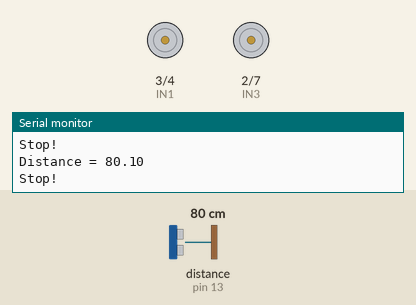
Simulated run of this sketch. Board: Arduino Uno, built with avr-gcc and run on an emulated ATmega328P. Parts: motor-driver pin pairs drawn as motors (green arrow = first pin HIGH = forward, orange = second pin HIGH = backward, longer = more drive, scaled by the enable pin), the last lines printed to the serial monitor. Wiring (inferred from the names in the program): ultrasonic range finder: trigger pin 12; echo pin 13. Inputs (shaded band) come from the test bench; at power-on: distance to the obstacle (sensor on pin 13) 80 cm. The echo pulse lasts 58.3 µs per cm.

Above: at 1.2 s.
1.3 s: distance to the obstacle (sensor on pin 13) set to 28 cm
4.3 s: distance to the obstacle (sensor on pin 13) set to 22 cm
At 5.3 s:
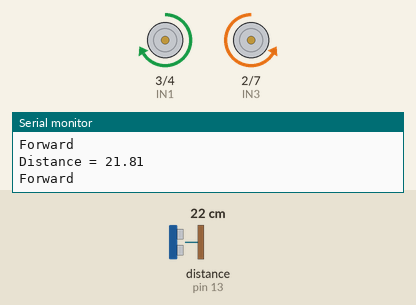
5.8 s: distance to the obstacle (sensor on pin 13) set to 12 cm
7.3 s: distance to the obstacle (sensor on pin 13) set to 9 cm
At 7.7 s:
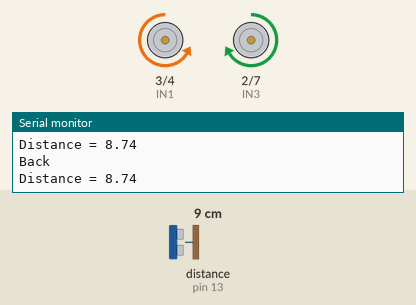
8.8 s: distance to the obstacle (sensor on pin 13) set to 7 cm
11.8 s: distance to the obstacle (sensor on pin 13) set to 4 cm
At 12.2 s:
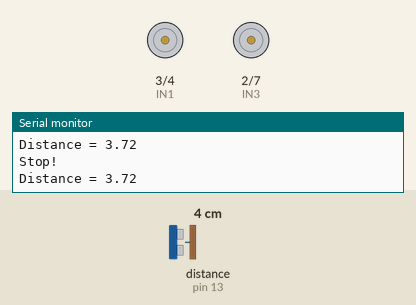
Timing chart, 0 to 14.3 s (numbered marks = the images above; inputs shaded):
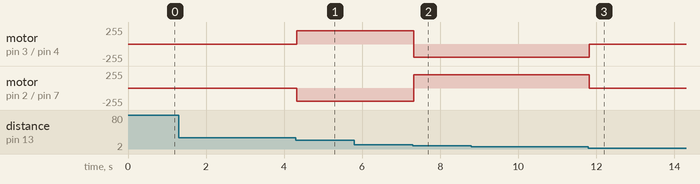

Measured:
- the behaviour switches between 26 and 25 cm on distance to the obstacle (sensor on pin 13) (found by bisection; images 0 and 1)
- the behaviour switches between 11 and 10 cm on distance to the obstacle (sensor on pin 13) (found by bisection; images 1 and 2)
- the behaviour switches between 6 and 5 cm on distance to the obstacle (sensor on pin 13) (found by bisection; images 2 and 3)
- after the input at 4.3 s, motor on pin 3 (IN1) / pin 4 (IN2): stopped → forward 200/255 at once; motor on pin 2 (IN3) / pin 7 (IN4): stopped → backward 200/255 at once
- after the input at 7.3 s, motor on pin 3 (IN1) / pin 4 (IN2): forward 200/255 → backward 200/255 at once; motor on pin 2 (IN3) / pin 7 (IN4): backward 200/255 → forward 200/255 at once
- after the input at 11.8 s, motor on pin 3 (IN1) / pin 4 (IN2): backward 200/255 → stopped at once; motor on pin 2 (IN3) / pin 7 (IN4): forward 200/255 → stopped at once

The sketch:

2_follow.ino
```cpp
/*************************************
 *     TIME:2022.06.25
 *     Development Team: Zhiyi Technology Co., Ltd.
 *
 *  **************************************/
// #include <AFMotor.h>
#define Trig 12 //Pin Tring connects to D12
#define Echo 13 //Pin Echo connects to D13
float distance;//Distance variable
float cm;

int ENA = 5;
int IN1 = 3;
int IN2 = 4;

int ENB = 6;
int IN3 = 2;
int IN4 = 7;
#define carSpeed 200

void setup()
{
    //Set the pin mode
    pinMode(ENA, OUTPUT);
    pinMode(IN1, OUTPUT);
    pinMode(IN2, OUTPUT);

    pinMode(ENB, OUTPUT);
    pinMode(IN3, OUTPUT);
    pinMode(IN4, OUTPUT);

    pinMode(Trig, OUTPUT);
    pinMode(Echo, INPUT);
    Serial.begin(9600);
}

void loop()
{
    cm = GetDistance();
    if(cm > 10 && cm <25){
        forward();
    }
    else if(cm >25 || cm <5){
        stop();
    }
    else  if(cm <= 10){
        back();
    }
}

/*
Function: obtain ultrasonic sensor ranging data
Parameters: Trig, Echo
Trig -------> pin D12
Echo -------> pin D13
*/
float GetDistance()
{
  // Send a low short pulse to Trig to trigger the ranging
  digitalWrite(Trig, LOW); //Send a low level to Trig
  delayMicroseconds(2);
  digitalWrite(Trig, HIGH);
  delayMicroseconds(10);
  digitalWrite(Trig, LOW);
  distance = pulseIn(Echo, HIGH) / 58.00;
  Serial.print("Distance = ");
  Serial.println(distance);//The serial output distance is converted into cm
  return distance;
}
void forward(){//forward function
  analogWrite(ENA, carSpeed);//Set the speed of ENA
  analogWrite(ENB, carSpeed);//Set the speed of ENB
  //The left forward
  digitalWrite(IN1, HIGH);
  digitalWrite(IN2, LOW);
  //The right forward
  digitalWrite(IN3, LOW);
  digitalWrite(IN4, HIGH);
  Serial.println("Forward");
}

void back() {//back function
  analogWrite(ENA, carSpeed);//Set the speed of ENA
  analogWrite(ENB, carSpeed);//Set the speed of ENB

  digitalWrite(IN1, LOW);
  digitalWrite(IN2, HIGH);
  digitalWrite(IN3, HIGH);
  digitalWrite(IN4, LOW);
  Serial.println("Back");
}

void stop() {//stop function
  digitalWrite(ENA, LOW);//Set the speed of ENA to low
  digitalWrite(ENB, LOW);//Set the speed of ENB to low
  Serial.println("Stop!");
}
```
